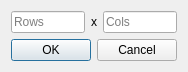
<?xml version="1.0" encoding="UTF-8"?>
<ui version="4.0">
 <class>NewFile</class>
 <widget class="QDialog" name="NewFile">
  <property name="geometry">
   <rect>
    <x>0</x>
    <y>0</y>
    <width>176</width>
    <height>71</height>
   </rect>
  </property>
  <property name="maximumSize">
   <size>
    <width>176</width>
    <height>71</height>
   </size>
  </property>
  <property name="windowTitle">
   <string>New Puzzle</string>
  </property>
  <property name="whatsThis">
   <string/>
  </property>
  <layout class="QVBoxLayout" name="verticalLayout">
   <item>
    <layout class="QHBoxLayout" name="horizontalLayout_2">
     <item>
      <widget class="QLineEdit" name="lineEdit">
       <property name="placeholderText">
        <string>Rows</string>
       </property>
      </widget>
     </item>
     <item>
      <widget class="QLabel" name="label">
       <property name="text">
        <string>x</string>
       </property>
      </widget>
     </item>
     <item>
      <widget class="QLineEdit" name="lineEdit_2">
       <property name="placeholderText">
        <string>Cols</string>
       </property>
      </widget>
     </item>
    </layout>
   </item>
   <item>
    <layout class="QHBoxLayout" name="horizontalLayout">
     <item>
      <widget class="QDialogButtonBox" name="buttonBox">
       <property name="orientation">
        <enum>Qt::Horizontal</enum>
       </property>
       <property name="standardButtons">
        <set>QDialogButtonBox::Cancel|QDialogButtonBox::Ok</set>
       </property>
      </widget>
     </item>
    </layout>
   </item>
  </layout>
 </widget>
 <resources/>
 <connections>
  <connection>
   <sender>buttonBox</sender>
   <signal>accepted()</signal>
   <receiver>NewFile</receiver>
   <slot>accept()</slot>
   <hints>
    <hint type="sourcelabel">
     <x>248</x>
     <y>254</y>
    </hint>
    <hint type="destinationlabel">
     <x>157</x>
     <y>274</y>
    </hint>
   </hints>
  </connection>
  <connection>
   <sender>buttonBox</sender>
   <signal>rejected()</signal>
   <receiver>NewFile</receiver>
   <slot>reject()</slot>
   <hints>
    <hint type="sourcelabel">
     <x>316</x>
     <y>260</y>
    </hint>
    <hint type="destinationlabel">
     <x>286</x>
     <y>274</y>
    </hint>
   </hints>
  </connection>
 </connections>
</ui>
